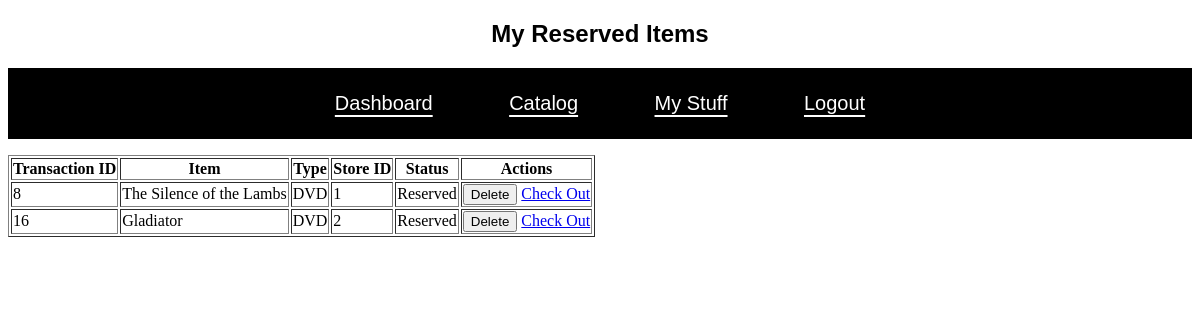
The page /member_reserved.php (signed in) on the database its author committed.
### tables this page shows
CREATE TABLE Transaction (
    Trans_ID INT PRIMARY KEY AUTO_INCREMENT,
    UserID INT NOT NULL,
    Object_ID INT NOT NULL,
    Store_ID INT NOT NULL,
    Start_date DATE,
    End_date DATE,
    Type VARCHAR(20) NOT NULL CHECK (Type IN ('Rental', 'Reservation')),
    Status VARCHAR(20) NOT NULL CHECK (Status IN ('Active', 'Completed', 'Reserved')),
    Price DECIMAL(10, 2),
    CHECK (End_date >= Start_date),
    CHECK (
        (Status = 'Completed' AND End_date IS NOT NULL) OR 
        (Status <> 'Completed' AND End_date IS NULL)
    ),
    CHECK (
        (Start_date is NULL AND Status = 'Reserved') OR
        (Start_date IS NOT NULL AND Status <> 'Reserved')
    ),
    CHECK (
        (End_date IS NULL AND Price IS NULL) OR 
        (End_date IS NOT NULL AND Price IS NOT NULL)
    ),
    FOREIGN KEY (UserID) REFERENCES Member(UserID),
    FOREIGN KEY (Object_ID) REFERENCES Store_Object(Object_ID),
    FOREIGN Key (Store_ID) REFERENCES Store (Store_ID)
);

CREATE TABLE Movie (
    Movie_ID INT PRIMARY KEY AUTO_INCREMENT,
    Title VARCHAR(255) NOT NULL,
    Genre VARCHAR(50),
    Producer VARCHAR(100),
    Director VARCHAR(100),
    Actor1 VARCHAR(100),
    Actor2 VARCHAR(100),
    Description TEXT,
    Release_date DATE,
    Rating DECIMAL(2, 1) CHECK (Rating >= 0 AND Rating <= 10),
    Num_DVD INT DEFAULT 1,
    Num_Blu INT DEFAULT 0,
    CHECK (Num_DVD >= 0 OR Num_Blu >= 0)
);

CREATE TABLE Store_Object (
    Object_ID INT PRIMARY KEY AUTO_INCREMENT,
    Store_ID INT NOT NULL,
    Movie_ID INT, 
    Player_ID INT,
    Charge_per_day DECIMAL(5, 2) NOT NULL,
    Rental_period INT DEFAULT 3,
    Type VARCHAR(20) NOT NULL CHECK (Type IN ('DVD', 'Blu-Ray')),
    FOREIGN KEY (Store_ID) REFERENCES Store(Store_ID),
    FOREIGN KEY (Movie_ID) REFERENCES Movie(Movie_ID),
    FOREIGN KEY (Player_ID) REFERENCES Player (Player_ID),
    CHECK(
        (Movie_ID IS NOT NULL AND Player_ID IS NULL) OR
        (Movie_ID IS NULL AND Player_ID IS NOT NULL)
    ),
    CHECK (Rental_period >= 1)
);

### Src/member_reserved.php (the view, shortened to what this page needs)
<?php
require_once 'db_connect.php';
$userID = $_SESSION['UserID'];
$reservations = [];
$stmt = $conn->prepare("
    SELECT t.Trans_ID, t.Object_ID, t.Store_ID, t.Status,
           m.Title, so.Type, so.Player_ID, p.Generation
    FROM Transaction t
    JOIN Store_Object so ON t.Object_ID = so.Object_ID
    LEFT JOIN Movie m ON so.Movie_ID = m.Movie_ID
    LEFT JOIN Player p ON so.Player_ID = p.Player_ID
    WHERE t.UserID = ? AND t.Type = 'Reservation' AND t.Status = 'Reserved'
");
$stmt->bind_param("i", $userID);
$stmt->execute();
$result = $stmt->get_result();
while ($row = $result->fetch_assoc()) {
    $reservations[] = $row;
}
?>
<!DOCTYPE html>
<html lang="en">
<head>
    <link rel="stylesheet" href="style sheet/total_style.css">
</head>
<body>
    <h2>My Reserved Items</h2>
    <nav>
        <ul>
            <li><a href="member_main.php">Dashboard</a></li>
            <li><a href="member_catalog.php">Catalog</a></li>
            <li><a href="member_stuff.php">My Stuff</a></li>
            <li><a href="logout.php">Logout</a></li>
        </ul>
    </nav>
    <?php if (empty($reservations)): ?>
        <p>You have no reserved items.</p>
    <?php else: ?>
        <table border="1">
            <tr>
                <th>Transaction ID</th>
                <th>Item</th>
                <th>Type</th>
                <th>Store ID</th>
                <th>Status</th>
                <th>Actions</th>
            </tr>
            <?php foreach ($reservations as $reservation): ?>
                <tr>
                    <td><?php echo htmlspecialchars($reservation['Trans_ID']); ?></td>
                    <td>
                        <?php
                        if ($reservation['Player_ID']) {
                            echo "Player (Generation: " . htmlspecialchars($reservation['Generation']) . ")";
                        } else {
                            echo htmlspecialchars($reservation['Title']);
                        }
                        ?>
                    </td>
                    <td><?php echo htmlspecialchars($reservation['Type']); ?></td>
                    <td><?php echo htmlspecialchars($reservation['Store_ID']); ?></td>
                    <td><?php echo htmlspecialchars($reservation['Status']); ?></td>
                    <td>
                        <form method="POST" action="" style="display:inline;">
                            <input type="submit" name="delete" value="Delete">
                        </form>
                        <a href="checkout.php?object_id=<?php echo htmlspecialchars($reservation['Object_ID']); ?>&trans_id=<?php echo htmlspecialchars($reservation['Trans_ID']); ?>">Check Out</a>
                    </td>
                </tr>
            <?php endforeach; ?>
        </table>
    <?php endif; ?>
</body>
</html>

### styles/total_style.css (style rules this page uses)
h2 { font-family: sans-serif, Arial, Helvetica, sans-serif; text-align: center; }
nav ul { text-align: center; position: top; background-color: black; margin-right: 0%; margin-left: 0%; padding: 0; font-family: sans-serif, Arial, Helvetica, sans-serif; }
nav ul li { list-style-type: none; display: inline-block; margin-left: auto; margin-right: auto; color: white; font-size: 20px; padding: 5px 20px; margin: 5px 0; }
nav ul li a:link { color: white; text-decoration: none; padding: 14px 16px; display: block; text-align: center; text-decoration: underline; text-underline-offset: 5px; }

### rows shown on the page
transaction: Trans_ID "8", movie.Title "The Silence of the Lambs", Object_ID.Type "DVD", Store_ID "1", Status "Reserved"
transaction: Trans_ID "16", movie.Title "Gladiator", Object_ID.Type "DVD", Store_ID "2", Status "Reserved"
